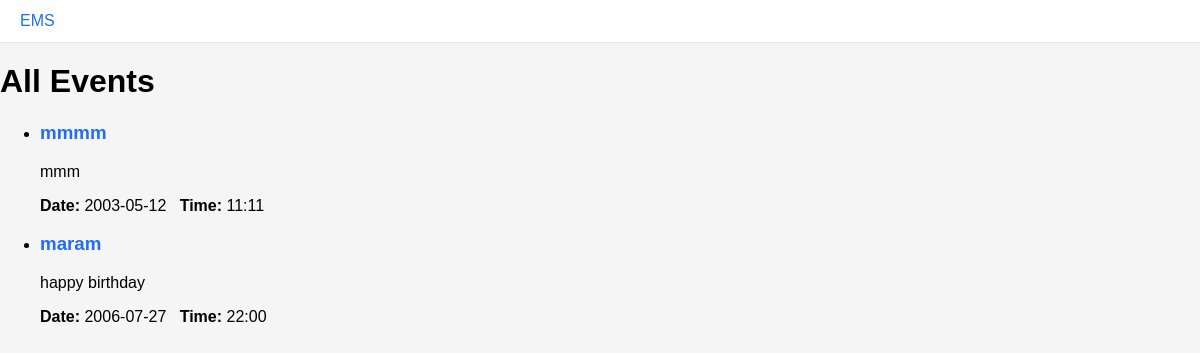
The app's page /events with its own data.
### tables this page shows
CREATE TABLE events (
  id INTEGER PRIMARY KEY AUTOINCREMENT,
  title TEXT NOT NULL,
  description TEXT,
  location TEXT,
  date TEXT,
  time TEXT,
  status TEXT DEFAULT 'pending',
  organizer_id INTEGER,
  created_at DATETIME DEFAULT CURRENT_TIMESTAMP,
  FOREIGN KEY (organizer_id) REFERENCES users(id) ON DELETE SET NULL
);

### src/controllers/event_controller.py (the view)
@bp.route('/events')
def events_list():
    events = get_all_events(status='approved')
    return render_template('events_list.html', events=events)

### src/controllers/auth_controller.py (called while the page is built)
@bp.before_app_request
def load_logged_in_user():
    user_id = session.get('user_id')
    if user_id is None:
        g.user = None
    else:
        g.user = get_user_by_id(user_id)

### src/repositories/event_repo.py (called while the page is built)
def get_all_events(status=None):
    db = get_db()
    cur = db.cursor()
    if status:
        cur.execute(
            "SELECT id, title, description, location, date, time, status, organizer_id, created_at FROM events WHERE status = ? ORDER BY date ASC",
            (status,),
        )
    else:
        cur.execute(
            "SELECT id, title, description, location, date, time, status, organizer_id, created_at FROM events ORDER BY date ASC"
        )
    rows = cur.fetchall()
    return [dict(r) for r in rows]

### src/utils/db.py (called while the page is built)
def get_db():
    db = getattr(g, '_database', None)
    if db is None:
        db = g._database = sqlite3.connect(DB_PATH)
        db.row_factory = sqlite3.Row
    return db

    @app.teardown_appcontext
    def _close_db(exception):
        db = getattr(g, '_database', None)
        if db is not None:
            db.close()

### templates/events_list.html (shortened to what this page needs)
{% extends "base.html" %}
{% block content %}
<div class="container">
  <h1>All Events</h1>
  {% if events and events|length > 0 %}
    <ul class="event-list">
      {% for e in events %}
        <li class="event-item">
          <h3><a href="{{ url_for('events.event_detail', event_id=e.id) }}">{{ e.title }}</a></h3>
          <p>{{ e.description[:150] }}{% if e.description|length > 150 %}...{% endif %}</p>
          <p><strong>Date:</strong> {{ e.date }} &nbsp; <strong>Time:</strong> {{ e.time }}</p>
        </li>
      {% endfor %}
    </ul>
  {% else %}
    <p>No events found.</p>
  {% endif %}
</div>
{% endblock %}

### static/css/style.css (style rules this page uses)
:root { --card-bg: #070707; --input-bg: #ffffff; --primary: #1e6bff; --muted: #999; }
body { margin:0; font-family: Arial, sans-serif; background: #f5f5f5; min-height:100vh; }
a { color:var(--primary); text-decoration:none; }

### records on screen
events: title "mmmm", description "mmm", date "2003-05-12", time "11:11"
events: title "maram", description "happy birthday", date "2006-07-27", time "22:00"
